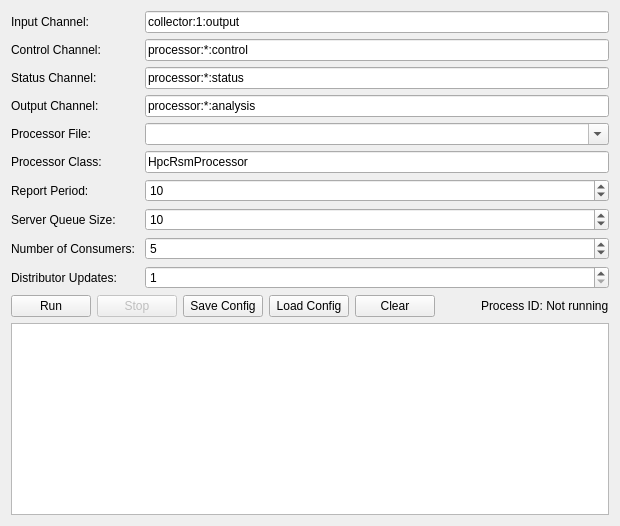
     <widget class="QWidget" name="analysisConsumerTab">
      <attribute name="title">
       <string>Analysis</string>
      </attribute>
      <layout class="QVBoxLayout" name="verticalLayoutAnalysisConsumer">
       <item>
        <layout class="QGridLayout" name="gridLayout_4">
         <item row="4" column="1">
          <widget class="QComboBox" name="comboBoxProcessorFileAnalysis">
           <property name="editable">
            <bool>true</bool>
           </property>
          </widget>
         </item>
         <item row="0" column="1">
          <widget class="QLineEdit" name="lineEditInputChannelAnalysis">
           <property name="text">
            <string>collector:1:output</string>
           </property>
          </widget>
         </item>
         <item row="1" column="0">
          <widget class="QLabel" name="labelControlChannelAnalysis">
           <property name="text">
            <string>Control Channel:</string>
           </property>
          </widget>
         </item>
         <item row="5" column="0">
          <widget class="QLabel" name="labelProcessorClassAnalysis">
           <property name="text">
            <string>Processor Class:</string>
           </property>
          </widget>
         </item>
         <item row="3" column="1">
          <widget class="QLineEdit" name="lineEditOutputChannelAnalysis">
           <property name="text">
            <string>processor:*:analysis</string>
           </property>
          </widget>
         </item>
         <item row="4" column="0">
          <widget class="QLabel" name="labelProcessorFileAnalysis">
           <property name="text">
            <string>Processor File:</string>
           </property>
          </widget>
         </item>
         <item row="1" column="1">
          <widget class="QLineEdit" name="lineEditControlChannelAnalysis">
           <property name="text">
            <string>processor:*:control</string>
           </property>
          </widget>
         </item>
         <item row="8" column="0">
          <widget class="QLabel" name="labelNConsumersAnalysis">
           <property name="text">
            <string>Number of Consumers: </string>
           </property>
          </widget>
         </item>
         <item row="6" column="1">
          <widget class="QSpinBox" name="spinBoxReportPeriodAnalysis">
           <property name="minimum">
            <number>1</number>
           </property>
           <property name="maximum">
            <number>10000</number>
           </property>
           <property name="value">
            <number>10</number>
           </property>
          </widget>
         </item>
         <item row="3" column="0">
          <widget class="QLabel" name="labelOutputChannelAnalysis">
           <property name="text">
            <string>Output Channel:</string>
           </property>
          </widget>
         </item>
         <item row="2" column="1">
          <widget class="QLineEdit" name="lineEditStatusChannelAnalysis">
           <property name="text">
            <string>processor:*:status</string>
           </property>
          </widget>
         </item>
         <item row="2" column="0">
          <widget class="QLabel" name="labelStatusChannelAnalysis">
           <property name="text">
            <string>Status Channel:</string>
           </property>
          </widget>
         </item>
         <item row="7" column="0">
          <widget class="QLabel" name="labelServerQueueSizeAnalysis">
           <property name="text">
            <string>Server Queue Size:</string>
           </property>
          </widget>
         </item>
         <item row="7" column="1">
          <widget class="QSpinBox" name="spinBoxServerQueueSizeAnalysis">
           <property name="minimum">
            <number>1</number>
           </property>
           <property name="maximum">
            <number>10000</number>
           </property>
           <property name="value">
            <number>10</number>
           </property>
          </widget>
         </item>
         <item row="0" column="0">
          <widget class="QLabel" name="labelInputChannelAnalysis">
           <property name="text">
            <string>Input Channel:</string>
           </property>
          </widget>
         </item>
         <item row="5" column="1">
          <widget class="QLineEdit" name="lineEditProcessorClassAnalysis">
           <property name="text">
            <string>HpcRsmProcessor</string>
           </property>
          </widget>
         </item>
         <item row="6" column="0">
          <widget class="QLabel" name="labelReportPeriodAnalysis">
           <property name="text">
            <string>Report Period:</string>
           </property>
          </widget>
         </item>
         <item row="9" column="0">
          <widget class="QLabel" name="labelDistributorUpdatesAnalysis">
           <property name="text">
            <string>Distributor Updates: </string>
           </property>
          </widget>
         </item>
         <item row="8" column="1">
          <widget class="QSpinBox" name="spinBoxNConsumersAnalysis">
           <property name="minimum">
            <number>1</number>
           </property>
           <property name="value">
            <number>5</number>
           </property>
          </widget>
         </item>
         <item row="9" column="1">
          <widget class="QSpinBox" name="spinBoxDistributorUpdatesAnalysis">
           <property name="minimum">
            <number>1</number>
           </property>
          </widget>
         </item>
        </layout>
       </item>
       <item>
        <layout class="QHBoxLayout" name="buttonLayoutAnalysisConsumer">
         <item>
          <widget class="QPushButton" name="buttonRunAnalysisConsumer">
           <property name="text">
            <string>Run</string>
           </property>
          </widget>
         </item>
         <item>
          <widget class="QPushButton" name="buttonStopAnalysisConsumer">
           <property name="enabled">
            <bool>false</bool>
           </property>
           <property name="text">
            <string>Stop</string>
           </property>
          </widget>
         </item>
         <item>
          <widget class="QPushButton" name="buttonSaveConfigAnalysis">
           <property name="text">
            <string>Save Config</string>
           </property>
           <property name="toolTip">
            <string>Save current configuration with a name</string>
           </property>
          </widget>
         </item>
         <item>
          <widget class="QPushButton" name="buttonLoadConfigAnalysis">
           <property name="text">
            <string>Load Config</string>
           </property>
           <property name="toolTip">
            <string>Load a saved configuration</string>
           </property>
          </widget>
         </item>
         <item>
          <widget class="QPushButton" name="buttonClearOutputAnalysis">
           <property name="text">
            <string>Clear</string>
           </property>
           <property name="toolTip">
            <string>Clear the output log below</string>
           </property>
          </widget>
         </item>
         <item>
          <spacer name="horizontalSpacerAnalysis">
           <property name="orientation">
            <enum>Qt::Horizontal</enum>
           </property>
           <property name="sizeHint" stdset="0">
            <size>
             <width>40</width>
             <height>20</height>
            </size>
           </property>
          </spacer>
         </item>
         <item>
          <widget class="QLabel" name="labelStatusAnalysisConsumer">
           <property name="text">
            <string>Process ID: Not running</string>
           </property>
          </widget>
         </item>
        </layout>
       </item>
       <item>
        <widget class="QPlainTextEdit" name="textEditAnalysisConsumerOutput">
         <property name="readOnly">
          <bool>true</bool>
         </property>
        </widget>
       </item>
      </layout>
     </widget>
